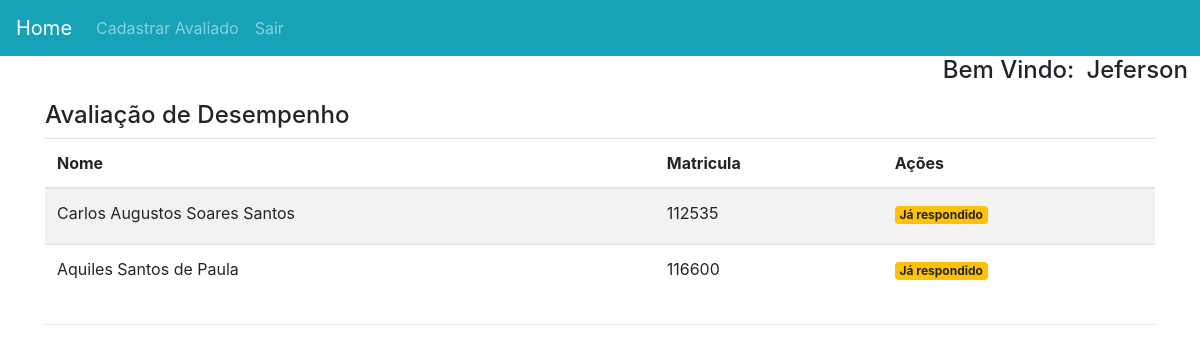
The page /index.php (signed in) on the database its author committed.
### tables this page shows
CREATE TABLE IF NOT EXISTS `avaliado` (
  `id` int(10) NOT NULL AUTO_INCREMENT,
  `id_gestor` int(10) NOT NULL,
  `nome` varchar(255) DEFAULT NULL,
  `matricula` varchar(10) DEFAULT NULL,
  `cargo` varchar(255) DEFAULT NULL,
  `secretaria` varchar(20) DEFAULT NULL,
  `data_nomeacao` varchar(15) DEFAULT NULL,
  `status` enum('0','1') DEFAULT '0',
  PRIMARY KEY (`id`),
  KEY `id_gestor` (`id_gestor`)
);

### classes/gestor.class.php (called while the page is built, shortened)
<?php
 class Gestor
 {
 	private $pdo;
 	public function __construct($pdo)
 	{
 		$this->pdo = $pdo;
 	}
 	public function listaStatus($id){
 		$sql = $this->pdo->prepare("SELECT nome, perfil FROM gestor WHERE id = :id");
 		$sql ->bindValue(":id", $id);
 		$sql ->execute();
 		return $sql = $sql->fetch();
 	}
 }
?>

### classes/avaliado.class.php (called while the page is built, shortened)
<?php
class Avaliado
{
	 private $pdo;
	 public function __construct($pdo)
	{
		$this->pdo = $pdo;
	}
	public function respAvaliado($id){
		$sql = $this->pdo->prepare("SELECT a.id, a.nome, a.matricula, a.status, (SELECT perfil FROM gestor WHERE id =:id) as perfil FROM avaliado as a WHERE a.id_gestor = :id ORDER BY status asc");
		$sql ->bindValue(":id", $id);
		$sql ->execute();
		return $sql->fetchAll();
	}
}
?>

### index.php (the view, shortened to what this page needs)
<?php
require "inc/cabecalho.php";
require "inc/config.php";
require "classes/avaliado.class.php";
require "classes/gestor.class.php";
$avaliado = new Avaliado($pdo);
$gestor   = new Gestor($pdo);
$id = $_SESSION['Login'];
if (isset($_SESSION['Login']) && !empty($_SESSION['Login'])) {
    $perfil = $gestor->listaStatus($id);
    if ($perfil['perfil'] == 'avaliador'){
    $info = $avaliado->respAvaliado($id);
    if (count($info) > 0) {
    ?>
        <h4>Avaliação de Desempenho</h4>
        <table class="table table-striped table-hover">
            <thead>
                <tr>
                    <th>Nome</th>
                    <th>Matricula</th>
                    <th>Ações</th>
                </tr>
            </thead>
            <tbody>
    <?php
    	foreach ($info as $dado) {
        ?>
                <tr>
                    <td><?= $dado['nome']?></td>
                    <td><?= $dado['matricula']?></td>
                    <?php if ($dado['status'] == '1'):?>
                    <td><label class="badge badge-warning">Já respondido</label></td>
                    <?php endif?>
                </tr>
        <?php
    	}
        ?>
          </tbody>
        </table>
        <?php
    }
}
}else{
    header("Location: login.php");
}
?>
<?php
require "inc/rodape.php";
?>

### rows shown on the page
avaliado: nome "Carlos Augustos Soares Santos", matricula "112535", status "Já respondido"
avaliado: nome "Aquiles Santos de Paula", matricula "116600", status "Já respondido"

### other values the page prints
$sql['nome'] "Jeferson"
